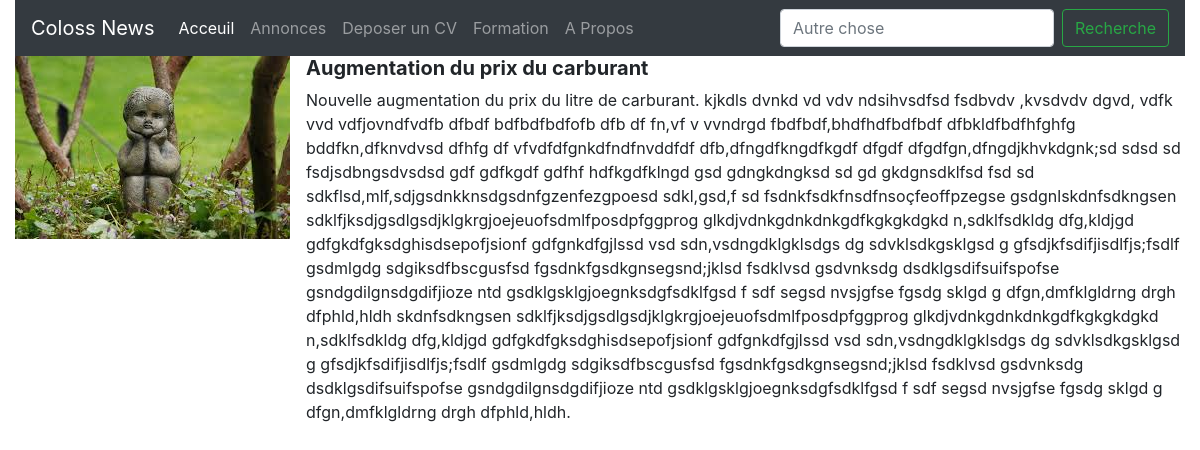
/1/, run on the app's committed database.
### news/models.py (models this page shows, shortened)
class Article(models.Model):
    LOC = (
            ('GN', 'Guinée'),
            ('AF', 'Afrique'),
            ('WD', 'Monde'),
        )
    pub_date = models.DateTimeField()
    domaine = models.ForeignKey(Categorie, on_delete=models.CASCADE)
    localisation = models.CharField(max_length=3, choices=LOC)
    title = models.CharField(max_length = 350)
    image = models.ImageField(upload_to='images', blank= True)
    content = models.TextField()
    redacteur = models.CharField(max_length = 250)
    created = models.DateTimeField(auto_now=True)
    updated = models.DateTimeField(auto_now_add=True)

### news/views.py (the view)
# urls.py: path('<int:pk>/', views.DetailView.as_view(), name='details'),
class DetailView(generic.DetailView):
    model = Article
    template_name = 'details.html'

### news/templates/details.html
{% include 'base.html' %}
<div class="container-fluid">
  <div class="media">
    <img class="align-self-start mr-3" src="{{article.image.url}}" alt="Generic placeholder image">
    <div class="media-body">
      <h5 class="mt-0"><strong>{{article.title}}</strong></h5>
      <p class="text-left">{{article.content}}.</p>
    </div>
  </div>
</div>

### data on the page
Article: image (picture), title "Augmentation du prix du carburant", content "Nouvelle augmentation du prix du litre de carburant. kjkdls dvnkd vd vdv ndsihvsdfsd fsdbvdv ,kvsdvdv dgvd, vdfk vvd vdfjovndfvdfb dfbdf bdfbdfbdfofb dfb df fn,vf v vvndrgd fbdfbdf,bhdfhdfbdfbdf dfbkldfbdfhfghfg bddfkn,dfknvdvsd dfhfg df vfvdfdfgnkdfndfnvddfdf dfb,dfngdfkngdfkgdf dfgdf dfgdfgn,dfngdjkhvkdgnk;sd sdsd sd fsdjsdbngsdvsdsd gdf gdfkgdf gdfhf hdfkgdfklngd gsd gdngkdngksd sd gd gkdgnsdklfsd fsd sd sdkflsd,mlf,sdjgsdnkknsdgsdnfgzenfezgpoesd sdkl,gsd,f sd fsdnkfsdkfnsdfnsoçfeoffpzegse gsdgnlskdnfsdkngsen sdklfjksdjgsdlgsdjklgkrgjoejeuofsdmlfposdpfggprog glkdjvdnkgdnkdnkgdfkgkgkdgkd n,sdklfsdkldg dfg,kldjgd gdfgkdfgksdghisdsepofjsionf gdfgnkdfgjlssd vsd sdn,vsdngdklgklsdgs dg…"
